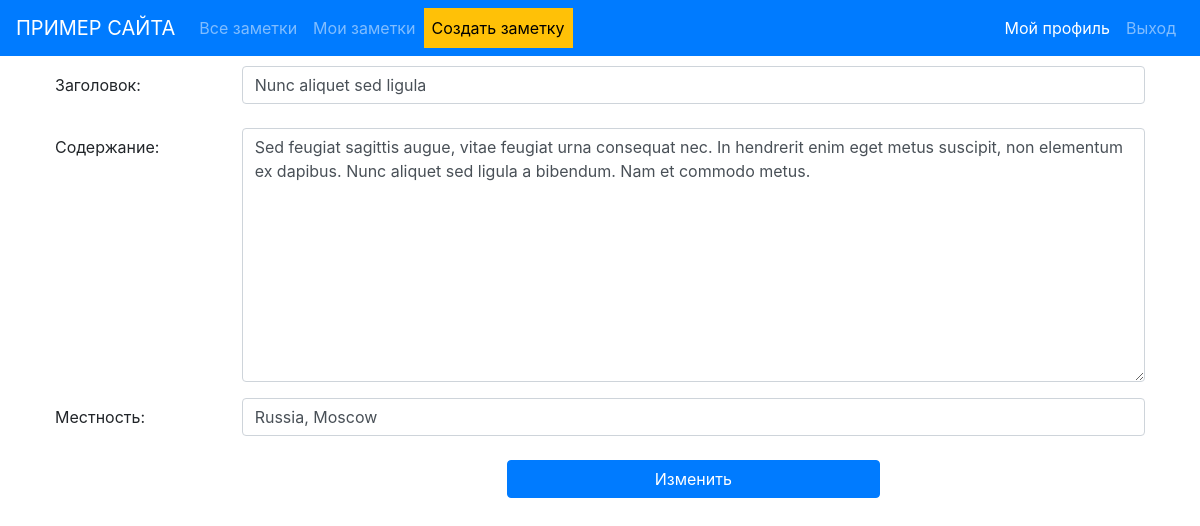
Screenshot of /bootstrap-notes/7/update/ (signed in) with the database file from the repository.
### bootstrap_simple_note_app/models.py (models this page shows, shortened)
class SimpleNote(models.Model):
    header = models.CharField(max_length=200, blank=False, null=False, verbose_name=_("Заголовок"))
    content = models.TextField(blank=False)
    created = models.DateTimeField(auto_now_add=True)
    updated = models.DateTimeField(auto_now=True)
    location = models.CharField(max_length=200, blank=True, null=True)
    user = models.ForeignKey(User, on_delete=models.CASCADE)

### bootstrap_simple_note_app/ui/views.py (the view)
# urls.py: url(r'^(?P<pk>\d+)/$', SimpleNoteUpdateView, name="detail"),
@method_decorator(login_required, name="dispatch")
class SimpleNoteUpdateView(UpdateView):
    model = SimpleNote
    form_class = SimpleNoteForm
    template_name = "bootstrap_note_update.html"
    success_url = reverse_lazy("bootstrap-note:user-list")
    def get_object(self, queryset=None):
        pk = self.kwargs.get("pk")
        if pk is not None:
            try:
                return self.model.objects.get(pk=pk, user=self.request.user)
            except self.model.DoesNotExist:
                raise Http404
        raise Http404

### bootstrap_simple_note_app/ui/forms.py
class SimpleNoteForm(forms.ModelForm):
    class Meta:
        model = SimpleNote
        fields = ("header", "content", "location")
        labels = {
            "header": _("Заголовок"),
            "content": _("Содержание"),
            "location": _("Местность")
        }
        widgets = {
            "header": forms.TextInput(attrs={"class": "form-control"}),
            "content": forms.Textarea(attrs={"class": "form-control"}),
            "location": forms.TextInput(attrs={"class": "form-control"}),
        }

### bootstrap_simple_note_app/templates/bootstrap_note_update.html (shortened to what this page needs)
{% extends "bootstrap_base.html" %}
{% load static %}
{% block custom-navbar %}
    {% include "bootstrap_navbar.html" with current_page='profile' %}
{% endblock custom-navbar %}
{% block custom-content %}
    <div class="container">
        <form class="margin-10" method="POST" action="{% url 'bootstrap-note:detail-update' object.id %}">
            {% for field in form %}
            <div class="form-group row">
                <label class="col-sm-2 col-form-label">{{ field.label_tag}}</label>
                <div class="col-sm-10">
                    {{ field }}
                </div>
            </div>
            {% endfor %}
            <div class="form-group row">
                <button type="submit" class="btn btn-primary offset-sm-5 col-sm-4">Изменить</button>
            </div>
        </form>
    </div>
{% endblock custom-content %}

### rows the page displays
SimpleNote: form "Nunc aliquet sed ligula" "Sed feugiat sagittis augue, vitae feugiat urna consequat nec. In hendrerit enim eget metus suscipit, non elementum ex dapibus. Nunc aliquet sed ligula a bibendum. Nam et commodo metus." "Russia, Moscow"

### other values shown
{{ field.label_tag }} "Заголовок:" "Содержание:" "Местность:"
